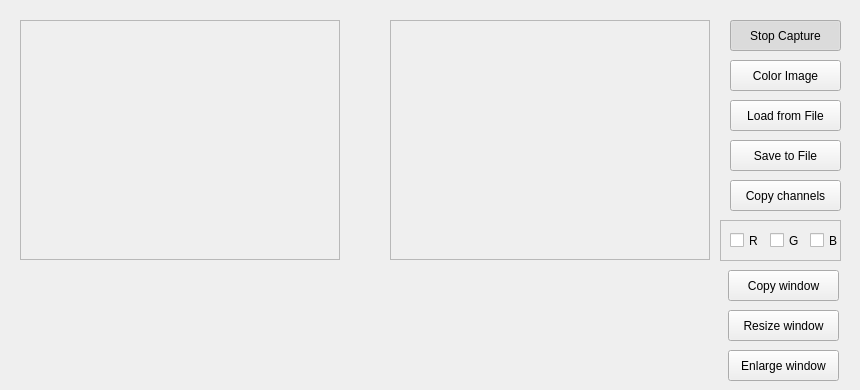
<?xml version="1.0" encoding="UTF-8"?>
<ui version="4.0">
 <class>MainWindow</class>
 <widget class="QWidget" name="MainWindow">
  <property name="geometry">
   <rect>
    <x>0</x>
    <y>0</y>
    <width>860</width>
    <height>390</height>
   </rect>
  </property>
  <property name="windowTitle">
   <string>Proyecto de Visión Artificial</string>
  </property>
  <widget class="QFrame" name="imageFrameS">
   <property name="geometry">
    <rect>
     <x>20</x>
     <y>20</y>
     <width>320</width>
     <height>240</height>
    </rect>
   </property>
   <property name="frameShape">
    <enum>QFrame::StyledPanel</enum>
   </property>
   <property name="frameShadow">
    <enum>QFrame::Raised</enum>
   </property>
  </widget>
  <widget class="QFrame" name="imageFrameD">
   <property name="geometry">
    <rect>
     <x>390</x>
     <y>20</y>
     <width>320</width>
     <height>240</height>
    </rect>
   </property>
   <property name="frameShape">
    <enum>QFrame::StyledPanel</enum>
   </property>
   <property name="frameShadow">
    <enum>QFrame::Raised</enum>
   </property>
  </widget>
  <widget class="QPushButton" name="captureButton">
   <property name="geometry">
    <rect>
     <x>730</x>
     <y>20</y>
     <width>111</width>
     <height>31</height>
    </rect>
   </property>
   <property name="text">
    <string>Stop Capture</string>
   </property>
   <property name="checkable">
    <bool>true</bool>
   </property>
   <property name="checked">
    <bool>true</bool>
   </property>
  </widget>
  <widget class="QPushButton" name="colorButton">
   <property name="geometry">
    <rect>
     <x>730</x>
     <y>60</y>
     <width>111</width>
     <height>31</height>
    </rect>
   </property>
   <property name="text">
    <string>Color Image</string>
   </property>
   <property name="checkable">
    <bool>true</bool>
   </property>
   <property name="checked">
    <bool>false</bool>
   </property>
  </widget>
  <widget class="QPushButton" name="loadButton">
   <property name="geometry">
    <rect>
     <x>730</x>
     <y>100</y>
     <width>111</width>
     <height>31</height>
    </rect>
   </property>
   <property name="text">
    <string>Load from File</string>
   </property>
   <property name="checkable">
    <bool>false</bool>
   </property>
  </widget>
  <widget class="QPushButton" name="saveButton">
   <property name="geometry">
    <rect>
     <x>730</x>
     <y>140</y>
     <width>111</width>
     <height>31</height>
    </rect>
   </property>
   <property name="text">
    <string>Save to File</string>
   </property>
   <property name="checkable">
    <bool>false</bool>
   </property>
  </widget>
  <widget class="QPushButton" name="copyChannelsButton">
   <property name="geometry">
    <rect>
     <x>730</x>
     <y>180</y>
     <width>111</width>
     <height>31</height>
    </rect>
   </property>
   <property name="text">
    <string>Copy channels</string>
   </property>
   <property name="checkable">
    <bool>false</bool>
   </property>
  </widget>
  <widget class="QFrame" name="frameCheck">
   <property name="geometry">
    <rect>
     <x>720</x>
     <y>220</y>
     <width>121</width>
     <height>41</height>
    </rect>
   </property>
   <property name="frameShape">
    <enum>QFrame::StyledPanel</enum>
   </property>
   <property name="frameShadow">
    <enum>QFrame::Raised</enum>
   </property>
   <widget class="QCheckBox" name="rCheck">
    <property name="geometry">
     <rect>
      <x>10</x>
      <y>10</y>
      <width>31</width>
      <height>21</height>
     </rect>
    </property>
    <property name="text">
     <string>R</string>
    </property>
   </widget>
   <widget class="QCheckBox" name="gCheck">
    <property name="geometry">
     <rect>
      <x>50</x>
      <y>10</y>
      <width>31</width>
      <height>21</height>
     </rect>
    </property>
    <property name="text">
     <string>G</string>
    </property>
   </widget>
   <widget class="QCheckBox" name="bCheck">
    <property name="geometry">
     <rect>
      <x>90</x>
      <y>10</y>
      <width>31</width>
      <height>21</height>
     </rect>
    </property>
    <property name="text">
     <string>B</string>
    </property>
   </widget>
  </widget>
  <widget class="QPushButton" name="copyWindowButton">
   <property name="geometry">
    <rect>
     <x>728</x>
     <y>270</y>
     <width>111</width>
     <height>31</height>
    </rect>
   </property>
   <property name="text">
    <string>Copy window</string>
   </property>
   <property name="checkable">
    <bool>false</bool>
   </property>
  </widget>
  <widget class="QPushButton" name="resizeButton">
   <property name="geometry">
    <rect>
     <x>728</x>
     <y>310</y>
     <width>111</width>
     <height>31</height>
    </rect>
   </property>
   <property name="text">
    <string>Resize window</string>
   </property>
   <property name="checkable">
    <bool>false</bool>
   </property>
  </widget>
  <widget class="QPushButton" name="enlargeButton">
   <property name="geometry">
    <rect>
     <x>728</x>
     <y>350</y>
     <width>111</width>
     <height>31</height>
    </rect>
   </property>
   <property name="text">
    <string>Enlarge window</string>
   </property>
   <property name="checkable">
    <bool>false</bool>
   </property>
  </widget>
 </widget>
 <resources/>
 <connections/>
</ui>
